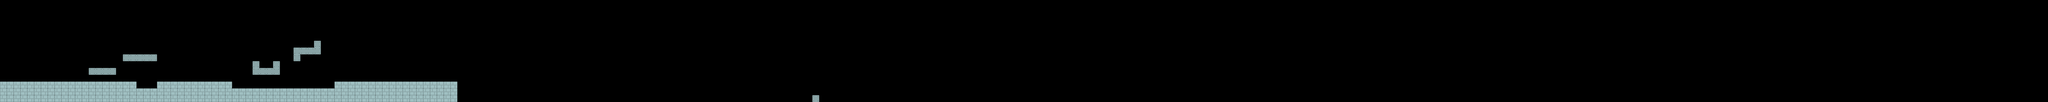

Below is a game level as drawn by its tile map, then a one-line description and the .tmx that defines it (tile-layer data replaced by summaries):
An orthogonal 300x15 tile map with 64x64 px tiles, 1 tile layer (Tile Layer 1) and 18 objects.

<map version="1.2" tiledversion="1.3.3" orientation="orthogonal" renderorder="right-down" width="300" height="15" tilewidth="64" tileheight="64" infinite="0" nextlayerid="3" nextobjectid="19">
 <tileset firstgid="1" name="kenny_sample_tileset" tilewidth="64" tileheight="64" tilecount="98" columns="14">
  <image source="../stackabuse_tiler_assets/tilesets/platformPack_tilesheet.png" width="896" height="448" />
 </tileset>
 <layer id="1" name="Tile Layer 1" width="300" height="15">
  <data>[4500 cells, 226 non-empty, 4 distinct tile ids]</data>
 </layer>
 <objectgroup id="2" name="Spikes">
  <object id="1" gid="71" x="1279.78" y="834.546" width="64" height="64" />
  <object id="2" gid="71" x="1347.83" y="834.546" width="64" height="64" />
  <object id="3" gid="71" x="1407.99" y="834.546" width="64" height="64" />
  <object id="4" gid="71" x="2179.19" y="833.566" width="64" height="64" />
  <object id="5" gid="71" x="2243.3" y="834.546" width="64" height="64" />
  <object id="6" gid="71" x="2306.41" y="833.566" width="64" height="64" />
  <object id="7" gid="71" x="2369.53" y="834.546" width="64" height="64" />
  <object id="8" gid="71" x="2437.58" y="834.546" width="64" height="64" />
  <object id="9" gid="71" x="2499.71" y="835.536" width="64" height="64" />
  <object id="10" gid="71" x="2565.78" y="834.546" width="64" height="64" />
  <object id="11" gid="71" x="2628.9" y="835.536" width="64" height="64" />
  <object id="12" gid="71" x="2692.01" y="835.536" width="64" height="64" />
  <object id="13" gid="71" x="2756.12" y="834.546" width="64" height="64" />
  <object id="14" gid="71" x="2819.23" y="835.536" width="64" height="64" />
  <object id="15" gid="71" x="2884.32" y="835.536" width="64" height="64" />
  <object id="16" gid="71" x="2946.45" y="835.536" width="64" height="64" />
  <object id="17" gid="71" x="3013.51" y="834.546" width="64" height="64" />
  <object id="18" gid="71" x="3075.64" y="835.536" width="64" height="64" />
 </objectgroup>
</map>
